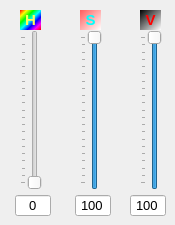
      <widget class="QWidget" name="tabHSV">
       <property name="autoFillBackground">
        <bool>true</bool>
       </property>
       <attribute name="title">
        <string>HSV</string>
       </attribute>
       <widget class="QSlider" name="verticalSliderS">
        <property name="geometry">
         <rect>
          <x>80</x>
          <y>30</y>
          <width>22</width>
          <height>160</height>
         </rect>
        </property>
        <property name="cursor">
         <cursorShape>SplitVCursor</cursorShape>
        </property>
        <property name="layoutDirection">
         <enum>Qt::LeftToRight</enum>
        </property>
        <property name="autoFillBackground">
         <bool>true</bool>
        </property>
        <property name="maximum">
         <number>100</number>
        </property>
        <property name="pageStep">
         <number>10</number>
        </property>
        <property name="value">
         <number>100</number>
        </property>
        <property name="orientation">
         <enum>Qt::Vertical</enum>
        </property>
        <property name="invertedAppearance">
         <bool>false</bool>
        </property>
        <property name="tickPosition">
         <enum>QSlider::TicksAbove</enum>
        </property>
        <property name="tickInterval">
         <number>5</number>
        </property>
       </widget>
       <widget class="QSlider" name="verticalSliderV">
        <property name="geometry">
         <rect>
          <x>140</x>
          <y>30</y>
          <width>22</width>
          <height>160</height>
         </rect>
        </property>
        <property name="cursor">
         <cursorShape>SplitVCursor</cursorShape>
        </property>
        <property name="layoutDirection">
         <enum>Qt::LeftToRight</enum>
        </property>
        <property name="autoFillBackground">
         <bool>true</bool>
        </property>
        <property name="maximum">
         <number>100</number>
        </property>
        <property name="value">
         <number>100</number>
        </property>
        <property name="orientation">
         <enum>Qt::Vertical</enum>
        </property>
        <property name="invertedAppearance">
         <bool>false</bool>
        </property>
        <property name="tickPosition">
         <enum>QSlider::TicksAbove</enum>
        </property>
        <property name="tickInterval">
         <number>5</number>
        </property>
       </widget>
       <widget class="QSlider" name="verticalSliderH">
        <property name="geometry">
         <rect>
          <x>20</x>
          <y>30</y>
          <width>22</width>
          <height>160</height>
         </rect>
        </property>
        <property name="cursor">
         <cursorShape>SplitVCursor</cursorShape>
        </property>
        <property name="layoutDirection">
         <enum>Qt::LeftToRight</enum>
        </property>
        <property name="autoFillBackground">
         <bool>true</bool>
        </property>
        <property name="maximum">
         <number>100</number>
        </property>
        <property name="orientation">
         <enum>Qt::Vertical</enum>
        </property>
        <property name="invertedAppearance">
         <bool>false</bool>
        </property>
        <property name="tickPosition">
         <enum>QSlider::TicksAbove</enum>
        </property>
        <property name="tickInterval">
         <number>5</number>
        </property>
       </widget>
       <widget class="QLabel" name="label_S">
        <property name="geometry">
         <rect>
          <x>80</x>
          <y>10</y>
          <width>21</width>
          <height>20</height>
         </rect>
        </property>
        <property name="font">
         <font>
          <pointsize>11</pointsize>
          <weight>75</weight>
          <bold>true</bold>
          <stylestrategy>PreferAntialias</stylestrategy>
         </font>
        </property>
        <property name="layoutDirection">
         <enum>Qt::LeftToRight</enum>
        </property>
        <property name="styleSheet">
         <string notr="true">color: rgb(0, 255, 255);
background-color: qlineargradient(spread:pad, x1:0, y1:0, x2:1, y2:1, stop:0 rgba(255, 91, 91, 255), stop:1 rgba(255, 255, 255, 255));</string>
        </property>
        <property name="text">
         <string>S</string>
        </property>
        <property name="alignment">
         <set>Qt::AlignCenter</set>
        </property>
       </widget>
       <widget class="QLabel" name="label_H">
        <property name="geometry">
         <rect>
          <x>20</x>
          <y>10</y>
          <width>21</width>
          <height>20</height>
         </rect>
        </property>
        <property name="font">
         <font>
          <pointsize>11</pointsize>
          <weight>75</weight>
          <bold>true</bold>
          <stylestrategy>PreferAntialias</stylestrategy>
         </font>
        </property>
        <property name="layoutDirection">
         <enum>Qt::LeftToRight</enum>
        </property>
        <property name="styleSheet">
         <string notr="true">color: rgb(255, 255, 92);
background-color: qlineargradient(spread:pad, x1:0, y1:0, x2:1, y2:1, stop:0 rgba(255, 0, 0, 255), stop:0.166 rgba(255, 255, 0, 255), stop:0.333 rgba(0, 255, 0, 255), stop:0.5 rgba(0, 255, 255, 255), stop:0.666 rgba(0, 0, 255, 255), stop:0.833 rgba(255, 0, 255, 255), stop:1 rgba(255, 0, 0, 255));</string>
        </property>
        <property name="text">
         <string>H</string>
        </property>
        <property name="alignment">
         <set>Qt::AlignCenter</set>
        </property>
       </widget>
       <widget class="QLabel" name="label_V">
        <property name="geometry">
         <rect>
          <x>140</x>
          <y>10</y>
          <width>21</width>
          <height>20</height>
         </rect>
        </property>
        <property name="font">
         <font>
          <pointsize>11</pointsize>
          <weight>75</weight>
          <bold>true</bold>
          <stylestrategy>PreferAntialias</stylestrategy>
         </font>
        </property>
        <property name="layoutDirection">
         <enum>Qt::LeftToRight</enum>
        </property>
        <property name="styleSheet">
         <string notr="true">color: rgb(255, 0, 0);
background-color: qlineargradient(spread:pad, x1:0, y1:0, x2:1, y2:1, stop:0 rgba(0, 0, 0, 255), stop:1 rgba(255, 255, 255, 255));</string>
        </property>
        <property name="text">
         <string>V</string>
        </property>
        <property name="alignment">
         <set>Qt::AlignCenter</set>
        </property>
       </widget>
       <widget class="QLineEdit" name="lineEditVVal">
        <property name="geometry">
         <rect>
          <x>130</x>
          <y>195</y>
          <width>36</width>
          <height>21</height>
         </rect>
        </property>
        <property name="font">
         <font>
          <pointsize>10</pointsize>
          <weight>50</weight>
          <bold>false</bold>
          <stylestrategy>PreferAntialias</stylestrategy>
         </font>
        </property>
        <property name="text">
         <string>100</string>
        </property>
        <property name="alignment">
         <set>Qt::AlignCenter</set>
        </property>
       </widget>
       <widget class="QLineEdit" name="lineEditSVal">
        <property name="geometry">
         <rect>
          <x>75</x>
          <y>195</y>
          <width>36</width>
          <height>21</height>
         </rect>
        </property>
        <property name="font">
         <font>
          <pointsize>10</pointsize>
          <weight>50</weight>
          <bold>false</bold>
          <stylestrategy>PreferAntialias</stylestrategy>
         </font>
        </property>
        <property name="text">
         <string>100</string>
        </property>
        <property name="alignment">
         <set>Qt::AlignCenter</set>
        </property>
       </widget>
       <widget class="QLineEdit" name="lineEditHVal">
        <property name="geometry">
         <rect>
          <x>15</x>
          <y>195</y>
          <width>36</width>
          <height>21</height>
         </rect>
        </property>
        <property name="font">
         <font>
          <pointsize>10</pointsize>
          <weight>50</weight>
          <bold>false</bold>
          <stylestrategy>PreferAntialias</stylestrategy>
         </font>
        </property>
        <property name="text">
         <string>0</string>
        </property>
        <property name="alignment">
         <set>Qt::AlignCenter</set>
        </property>
       </widget>
      </widget>
